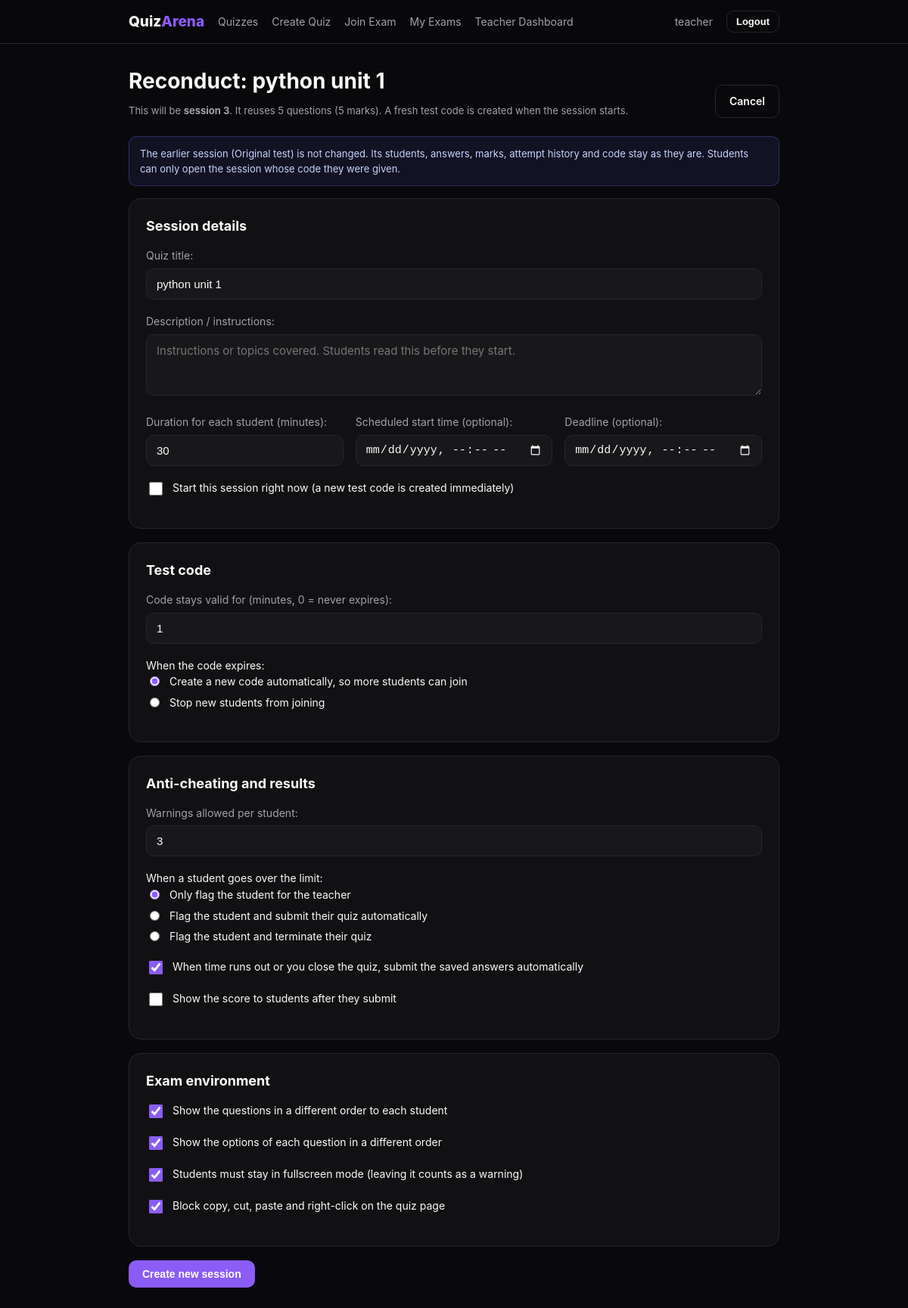
Page /teacher/exam/1/reconduct/ (signed in) on the committed database.
### exams/models.py (models this page shows, shortened)
class Exam(models.Model):
    STATUS_CHOICES = [("draft", "Draft"), ("live", "Live"), ("closed", "Closed")]
    EXPIRY_CHOICES = [
        ("rotate", "Create a new code automatically, so more students can join"),
        ("lock", "Stop new students from joining"),
    ]
    LIMIT_CHOICES = [
        ("flag", "Only flag the student for the teacher"),
        ("submit", "Flag the student and submit their quiz automatically"),
        ("terminate", "Flag the student and terminate their quiz"),
    ]
    teacher = models.ForeignKey(User, on_delete=models.CASCADE, related_name="exams")
    title = models.CharField("Quiz title", max_length=200)
    description = models.TextField("Description / instructions", blank=True)
    duration_minutes = models.PositiveIntegerField(
        "Duration for each student (minutes)", default=30,
        validators=[MinValueValidator(1), MaxValueValidator(600)],
    )
    scheduled_start = models.DateTimeField("Scheduled start time (optional)", null=True, blank=True)
    deadline = models.DateTimeField("Deadline (optional)", null=True, blank=True)
    status = models.CharField(max_length=6, choices=STATUS_CHOICES, default="draft")
    started_at = models.DateTimeField(null=True, blank=True)
    ends_at = models.DateTimeField(null=True, blank=True)
    closed_at = models.DateTimeField(null=True, blank=True)
    close_reason = models.CharField(max_length=20, blank=True)  # "teacher" or "time_expired"
    code_validity_minutes = models.PositiveIntegerField(
        "Code stays valid for (minutes, 0 = never expires)", default=10,
        validators=[MaxValueValidator(1440)],
    )
    on_code_expiry = models.CharField(
        "When the code expires", max_length=6, choices=EXPIRY_CHOICES, default="rotate",
    )
    max_warnings = models.PositiveIntegerField(
        "Warnings allowed per student", default=3, validators=[MaxValueValidator(20)],
    )
    on_violation_limit = models.CharField(
        "When a student goes over the limit", max_length=9, choices=LIMIT_CHOICES, default="flag",
    )
    auto_submit_on_expiry = models.BooleanField(
        "When time runs out or you close the quiz, submit the saved answers automatically",
        default=True,
    )
    show_score = models.BooleanField("Show the score to students after they submit", default=False)
    shuffle_questions = models.BooleanField("Show the questions in a different order to each student", default=True)
    shuffle_options = models.BooleanField("Show the options of each question in a different order", default=True)
    require_fullscreen = models.BooleanField(
        "Students must stay in fullscreen mode (leaving it counts as a warning)", default=True,
    )
    block_clipboard = models.BooleanField("Block copy, cut, paste and right-click on the quiz page", default=True)
    paused_at = models.DateTimeField(null=True, blank=True)
    created_at = models.DateTimeField(auto_now_add=True)
    original = models.ForeignKey(
        "self", null=True, blank=True, on_delete=models.SET_NULL, related_name="reconducted_sessions",
    )
    session_number = models.PositiveIntegerField(default=1)
    @property
    def root(self):
        return self.original or self
    @property
    def is_reconducted(self):
        return self.original_id is not None
    def session_label(self):
        return "Original test" if not self.is_reconducted else f"Reconducted - session {self.session_number}"
    def all_sessions(self):
        root = self.root
        return Exam.objects.filter(models.Q(id=root.id) | models.Q(original=root)).order_by("session_number", "id")
    def total_marks(self):
        return self.questions.aggregate(t=Sum("marks"))["t"] or 0
    def start(self):
        """Open the quiz and create the first test code."""
        now = timezone.now()
        if self.deadline and self.deadline <= now:
            raise ValueError("The deadline has already passed. Edit the quiz and set a later deadline.")
        if not self.questions.exists():
            raise ValueError("Add at least one question before starting the quiz.")
        ends_at = exam_end_time(now, self.duration_minutes, self.deadline)
        updated = Exam.objects.filter(id=self.id, status="draft").update(
            status="live", started_at=now, ends_at=ends_at,
        )
        self.refresh_from_db()
        if updated:
            self.new_code()
    def close(self, reason):
        """Close the quiz for everyone and finish all unfinished attempts."""
        now = timezone.now()
        when = self.ends_at if (reason == "time_expired" and self.ends_at) else now
        updated = Exam.objects.filter(id=self.id, status="live").update(
            status="closed", closed_at=when, close_reason=reason,
        )
        self.refresh_from_db()
        if not updated:
            return False
        self.codes.filter(is_active=True).update(is_active=False, deactivated_reason="quiz_closed")
        for attempt in self.attempts.filter(status__in=["joined", "active"]).select_related("exam"):
            attempt.sync()
        return True
    def sync(self):
        now = timezone.now()
        if self.status == "draft" and self.scheduled_start and now >= self.scheduled_start:
            try:
                self.start()
            except ValueError:
                pass

### exams/views.py (the view)
# urls.py: path("teacher/exam/<int:exam_id>/reconduct/", views.exam_reconduct, name="exam_reconduct"),
@teacher_required
def exam_reconduct(request, exam_id):
    source = own_exam(request, exam_id)
    source.sync()
    if source.status == "draft" or not source.questions.exists():
        messages.error(request, "Only a quiz that has already been conducted can be reconducted.")
        return redirect("exam_monitor", exam_id=source.id)
    if request.method == "POST":
        form = ReconductForm(request.POST)
        if form.is_valid():
            data = {name: form.cleaned_data[name] for name in form.Meta.fields}
            new = source.reconduct(request.user, data)
            if form.cleaned_data["start_now"]:
                try:
                    new.start()
                    messages.success(request, "New session started. Share the new test code with your students.")
                except ValueError as e:
                    messages.error(request, str(e))
            else:
                messages.success(request, "New session created from the existing questions. Start it when you are ready.")
            return redirect("exam_monitor", exam_id=new.id)
    else:
        initial = {
            name: getattr(source, name) for name in ReconductForm.Meta.fields
            if name not in ("scheduled_start", "deadline")
        }
        form = ReconductForm(initial=initial)
    return render(request, "exams/reconduct_form.html", {
        "form": form, "source": source,
        "question_count": source.questions.count(), "total_marks": source.total_marks(),
        "next_session": (source.all_sessions().order_by("-session_number").first().session_number + 1),
    })

### exams/templates/exams/reconduct_form.html (shortened to what this page needs)
{% extends "base.html" %}
{% block content %}
<div class="page-head">
  <div>
    <h1>Reconduct: {{ source.title }}</h1>
    <div class="muted small">This will be <b>session {{ next_session }}</b>. It reuses {{ question_count }} questions ({{ total_marks }} marks). A fresh test code is created when the session starts.</div>
  </div>
  <a class="btn btn-ghost" href="{% url 'exam_monitor' source.id %}">Cancel</a>
</div>
<div class="info-box" style="margin-bottom:16px">
  The earlier session ({{ source.session_label }}) is not changed. Its students, answers, marks, attempt history and code stay as they are. Students can only open the session whose code they were given.
</div>
<form method="post">
  <div class="card section">
    <h2>Session details</h2>
    <div class="field">{{ form.title.label_tag }}{{ form.title }}{{ form.title.errors }}</div>
    <div class="field">{{ form.description.label_tag }}{{ form.description }}{{ form.description.errors }}</div>
    <div class="form-grid">
      <div class="field">{{ form.duration_minutes.label_tag }}{{ form.duration_minutes }}{{ form.duration_minutes.errors }}</div>
      <div class="field">{{ form.scheduled_start.label_tag }}{{ form.scheduled_start }}{{ form.scheduled_start.errors }}</div>
      <div class="field">{{ form.deadline.label_tag }}{{ form.deadline }}{{ form.deadline.errors }}</div>
    </div>
    <div class="field check">{{ form.start_now }}<label for="{{ form.start_now.id_for_label }}">{{ form.start_now.label }}</label></div>
  </div>
  <div class="card section">
    <h2>Test code</h2>
    <div class="form-grid">
      <div class="field">{{ form.code_validity_minutes.label_tag }}{{ form.code_validity_minutes }}{{ form.code_validity_minutes.errors }}</div>
    </div>
    <div class="field radio-group">{{ form.on_code_expiry.label_tag }}{{ form.on_code_expiry }}{{ form.on_code_expiry.errors }}</div>
  </div>
  <div class="card section">
    <h2>Anti-cheating and results</h2>
    <div class="form-grid">
      <div class="field">{{ form.max_warnings.label_tag }}{{ form.max_warnings }}{{ form.max_warnings.errors }}</div>
    </div>
    <div class="field radio-group">{{ form.on_violation_limit.label_tag }}{{ form.on_violation_limit }}{{ form.on_violation_limit.errors }}</div>
    <div class="field check">{{ form.auto_submit_on_expiry }}<label for="{{ form.auto_submit_on_expiry.id_for_label }}">{{ form.auto_submit_on_expiry.label }}</label></div>
    <div class="field check">{{ form.show_score }}<label for="{{ form.show_score.id_for_label }}">{{ form.show_score.label }}</label></div>
  </div>
  <div class="card section">
    <h2>Exam environment</h2>
    <div class="field check">{{ form.shuffle_questions }}<label for="{{ form.shuffle_questions.id_for_label }}">{{ form.shuffle_questions.label }}</label></div>
    <div class="field check">{{ form.shuffle_options }}<label for="{{ form.shuffle_options.id_for_label }}">{{ form.shuffle_options.label }}</label></div>
    <div class="field check">{{ form.require_fullscreen }}<label for="{{ form.require_fullscreen.id_for_label }}">{{ form.require_fullscreen.label }}</label></div>
    <div class="field check">{{ form.block_clipboard }}<label for="{{ form.block_clipboard.id_for_label }}">{{ form.block_clipboard.label }}</label></div>
  </div>
  <button class="btn" type="submit">Create new session</button>
</form>
{% endblock %}

### templates/base.html (shortened to what this page needs)
<!DOCTYPE html>
<html lang="en">
<head>
</head>
<body>
  <header class="navbar">
    <div class="inner">
      <a class="brand" href="{% if user.is_authenticated %}{% url 'quiz_list' %}{% else %}{% url 'login' %}{% endif %}">Quiz<span>Arena</span></a>
      {% if user.is_authenticated %}
        <a class="link" href="{% url 'quiz_list' %}">Quizzes</a>
        <a class="link" href="{% url 'upload_notes' %}">Create Quiz</a>
        <a class="link" href="{% url 'exam_join' %}">Join Exam</a>
        <a class="link" href="{% url 'student_dashboard' %}">My Exams</a>
        {% if is_teacher %}<a class="link" href="{% url 'teacher_dashboard' %}">Teacher Dashboard</a>{% endif %}
        <span class="user-chip">{{ user.username }}</span>
        <form method="post" action="{% url 'logout' %}" class="inline-form">
          <button class="btn btn-ghost btn-sm" type="submit">Logout</button>
        </form>
      {% else %}
        <span class="spacer"></span>
        <a class="link" href="{% url 'login' %}">Login</a>
        <a class="link" href="{% url 'register' %}">Register</a>
        <a class="link" href="{% url 'teacher_login' %}">Teacher Login</a>
      {% endif %}
    </div>
  </header>
  <main class="container">
    {% block content %}{% endblock %}
  </main>
</body>
</html>

### rows in the picture
Exam: title "python unit 1", session_label "Original test", duration_minutes "30", code_validity_minutes "1", on_code_expiry "☑ Create a new code automaticall ☐ Stop new students from joining", max_warnings "3", on_violation_limit "☑ Only flag the student for the ☐ Flag the student and submit th ☐ Flag the student and terminate", auto_submit_on_expiry "☑", shuffle_questions "☑", shuffle_options "☑", require_fullscreen "☑", block_clipboard "☑"

### other values in the picture
{{ user.username }} "teacher"
{{ next_session }} "3"
{{ question_count }} "5"
{{ total_marks }} "5"
